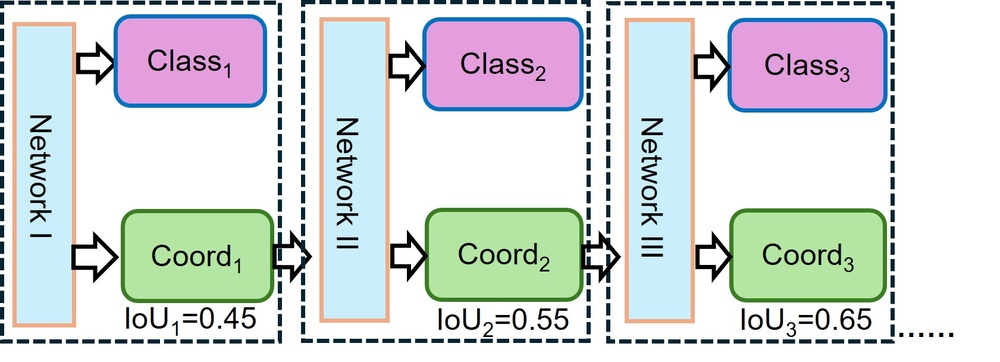
#> input picture Cascade.jpg, 1000 x 362 px, shrunk from 1681 x 608 before the run
$ python -i ImageEnhancing.py   (imports and definitions only)   (older library calls are emulated)
#> lines starting #> are read from the running program, lines starting #| are printed output that depends on the picture
#> further down, picture is the input picture: shape (362, 1000, 3); mean B, G, R 218.5, 217.7, 213
# -*- coding: utf-8 -*-
"""
Created on Wed May  4 09:00:27 2022

@author: bbean
"""

import cv2
import numpy as np
import math

def EqualHist(gray_img):
    return cv2.equalizeHist(gray_img)

def EqualHistForRGBImg(rgb_img):
    r, g, b = cv2.split(rgb_img)
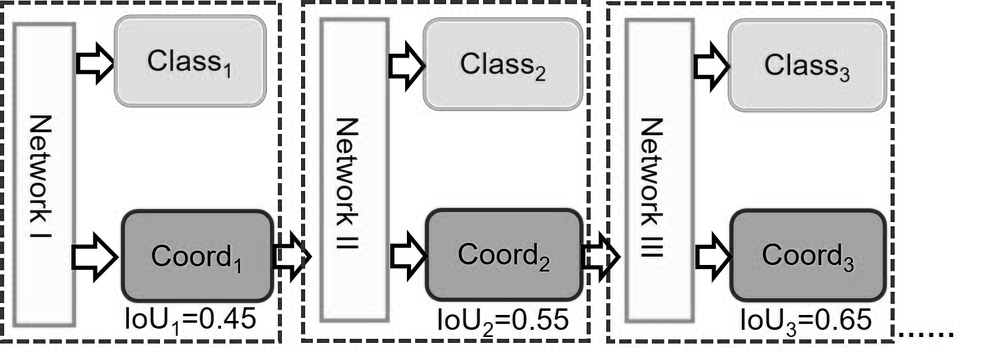
#> r: shape (362, 1000); min 0, max 255, mean 218.5
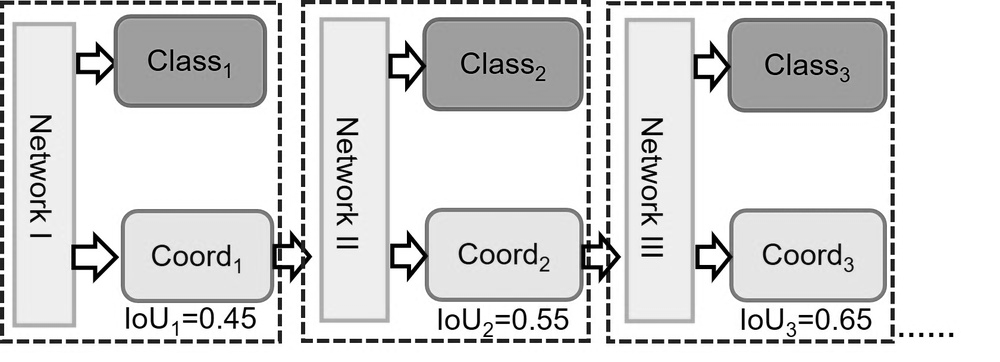
#> g: shape (362, 1000); min 0, max 255, mean 217.7
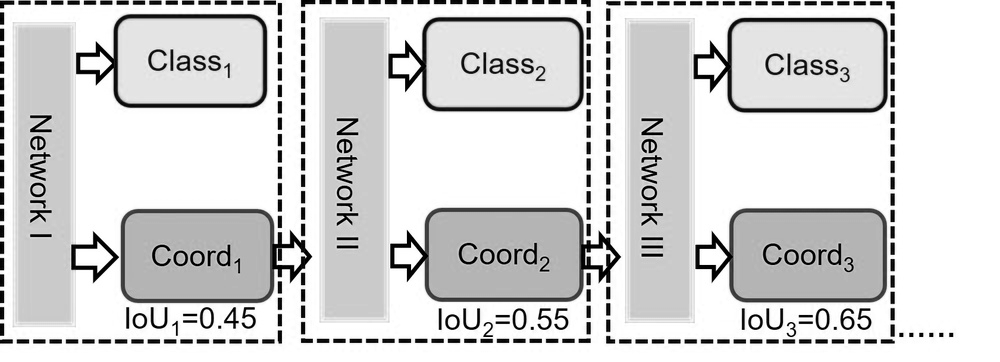
#> b: shape (362, 1000); min 0, max 255, mean 213
    return cv2.merge([EqualHist(r), EqualHist(g), EqualHist(b)])
#> in EqualHist, `return cv2.equalizeHist(gray_img)`:
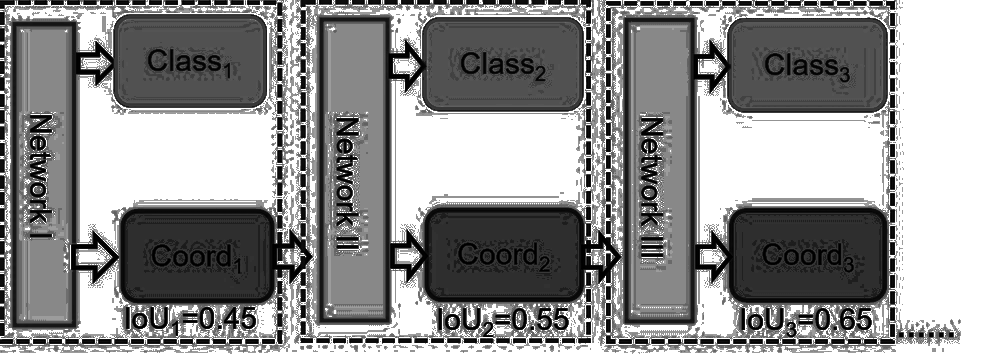
#> returned value: shape (362, 1000); min 0, max 255, mean 148.5
#> in EqualHist (call 2), `return cv2.equalizeHist(gray_img)`:
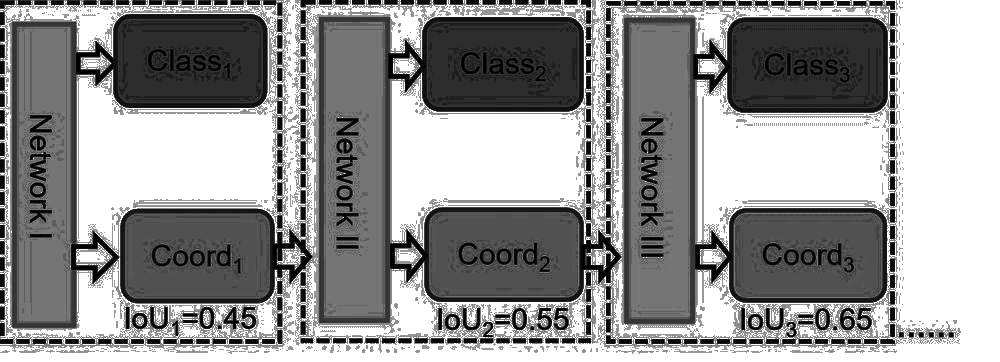
#> returned value: shape (362, 1000); min 0, max 255, mean 150.2
#> in EqualHist (call 3), `return cv2.equalizeHist(gray_img)`:
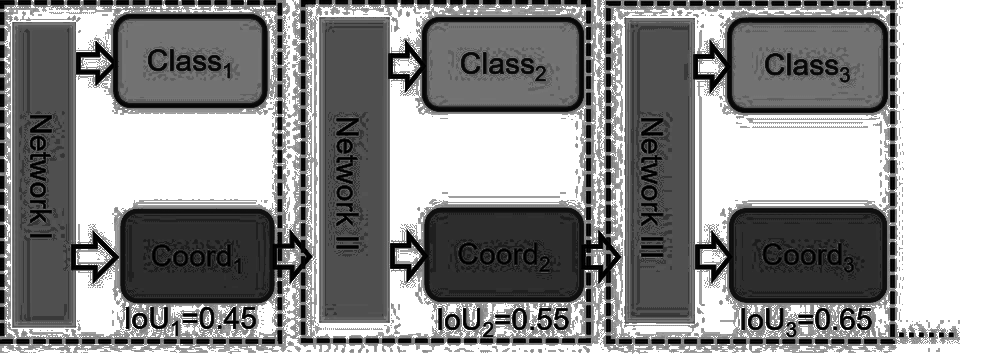
#> returned value: shape (362, 1000); min 0, max 255, mean 145.7
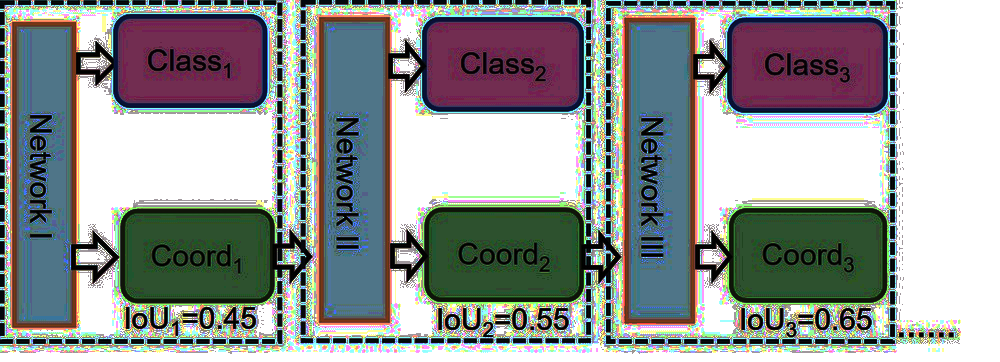
#> returned value: shape (362, 1000, 3); mean of channels 0, 1, 2 148.5, 150.2, 145.7; drawn as B, G, R

def Clahe(gray_img):
    clahe = cv2.createCLAHE(clipLimit=2.0, tileGridSize=(8,8))
    dst = clahe.apply(gray_img)
    return dst

def ClaheForRGBImg(rgb_img):
    r, g, b = cv2.split(rgb_img)
    return cv2.merge([Clahe(r), Clahe(g), Clahe(b)])

def LinearTransform(gray_img, a):
    O = float(a) * gray_img
    O[O>255] = 255
    O = np.round(O)
    O = O.astype(np.uint8)
    return O

def LinearTransformForRGBImg(rgb_img, a):
    r, g, b = cv2.split(rgb_img)
    return cv2.merge([LinearTransform(r, a), LinearTransform(g, a), LinearTransform(b, a)])

def GammaTransform(gray_img, gamma):
    fI = gray_img/255.0
    O = np.power(fI, gamma)
    O1 = O*255
    O1[O1>255] = 255
    return O1.astype(np.uint8)

def GammaTransformForRGBImg(rgb_img, gamma):
    r, g, b = cv2.split(rgb_img)
    return cv2.merge([GammaTransform(r, gamma), GammaTransform(g, gamma), GammaTransform(b, gamma)])

def ComputeHistogram(gray_img):
    return cv2.calcHist([gray_img], [0], None, [256], [0, 256])

def Normalize(gray_img):
    dst = np.zeros_like(gray_img)
    return cv2.normalize(gray_img, dst, 0, 255, cv2.NORM_MINMAX, cv2.CV_8U)

def NormalizeRGBImg(rgb_img):
    r, g, b = cv2.split(rgb_img)
    return cv2.merge([Normalize(r), Normalize(g), Normalize(b)])

>>> import cv2
>>> picture = cv2.imread('../../Cascade.jpg')
>>> result = EqualHistForRGBImg(picture)

$ run again, on LOCKS_Site.jpg
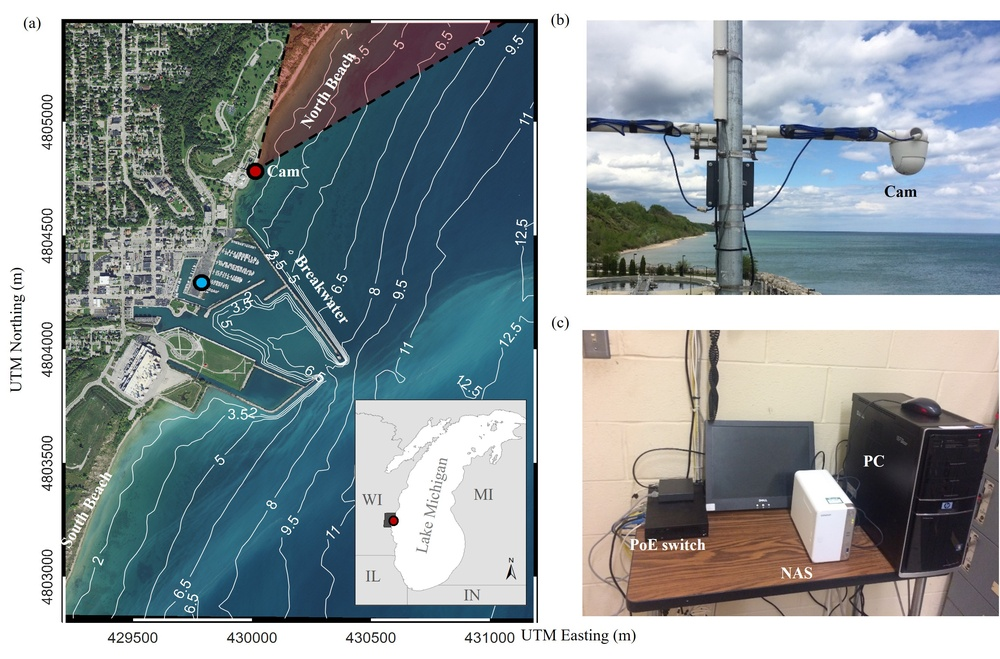
#> input picture LOCKS_Site.jpg, 1000 x 659 px, shrunk from 2852 x 1879 before the run
#> picture is the input picture: shape (659, 1000, 3); mean B, G, R 158.9, 155.3, 144.9
#> in EqualHistForRGBImg, `r, g, b = cv2.split(rgb_img)`:
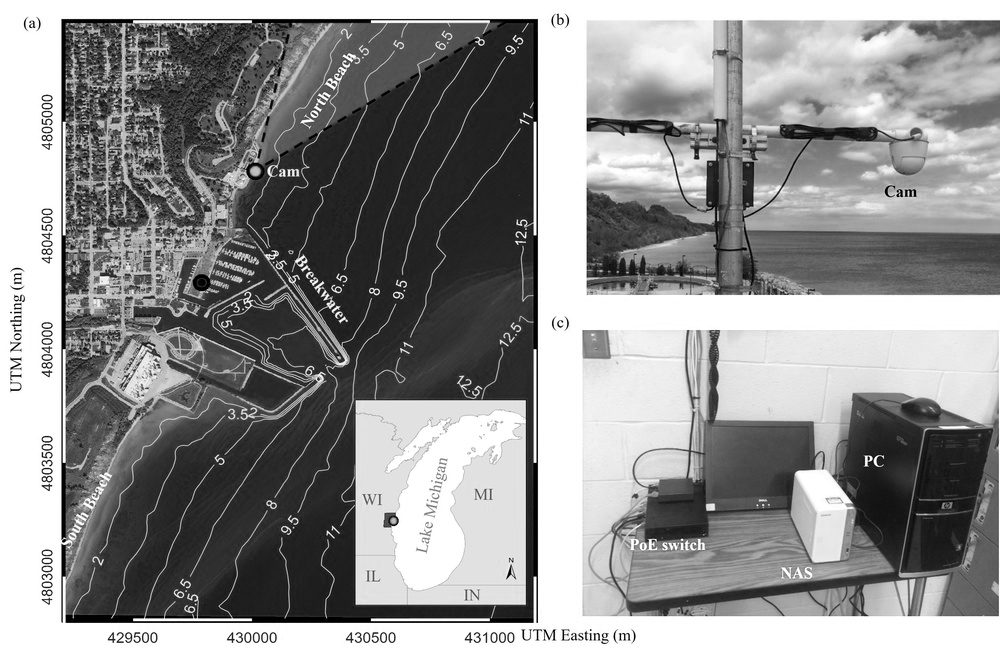
#> b: shape (659, 1000); min 0, max 255, mean 144.9
#> in EqualHistForRGBImg, `return cv2.merge([EqualHist(r), EqualHist(g), EqualHist(b)])`:
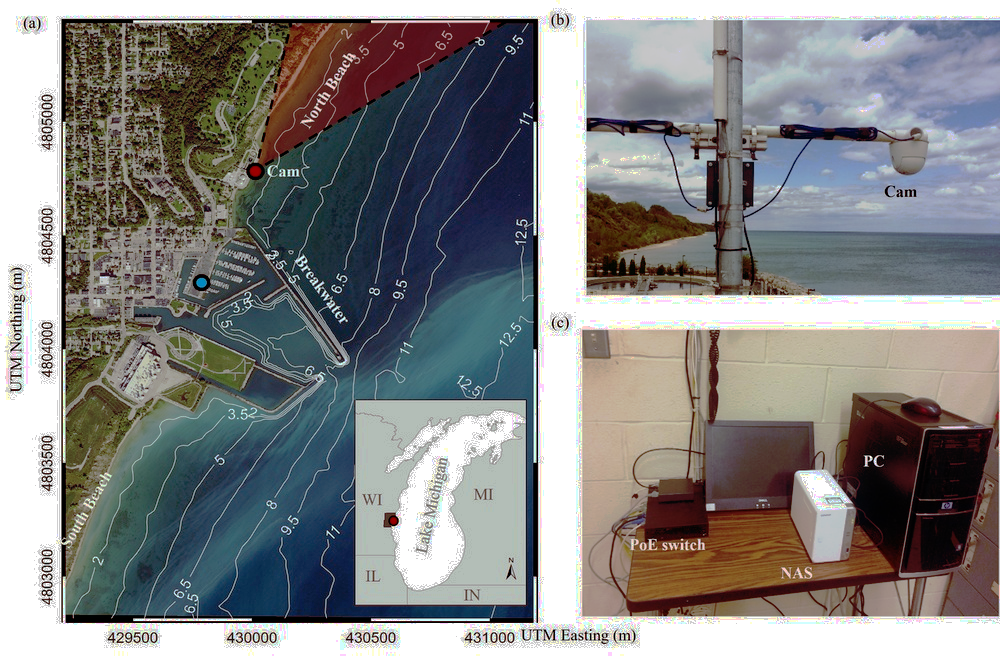
#> returned value: shape (659, 1000, 3); mean of channels 0, 1, 2 132.2, 132.4, 132.3; drawn as B, G, R
